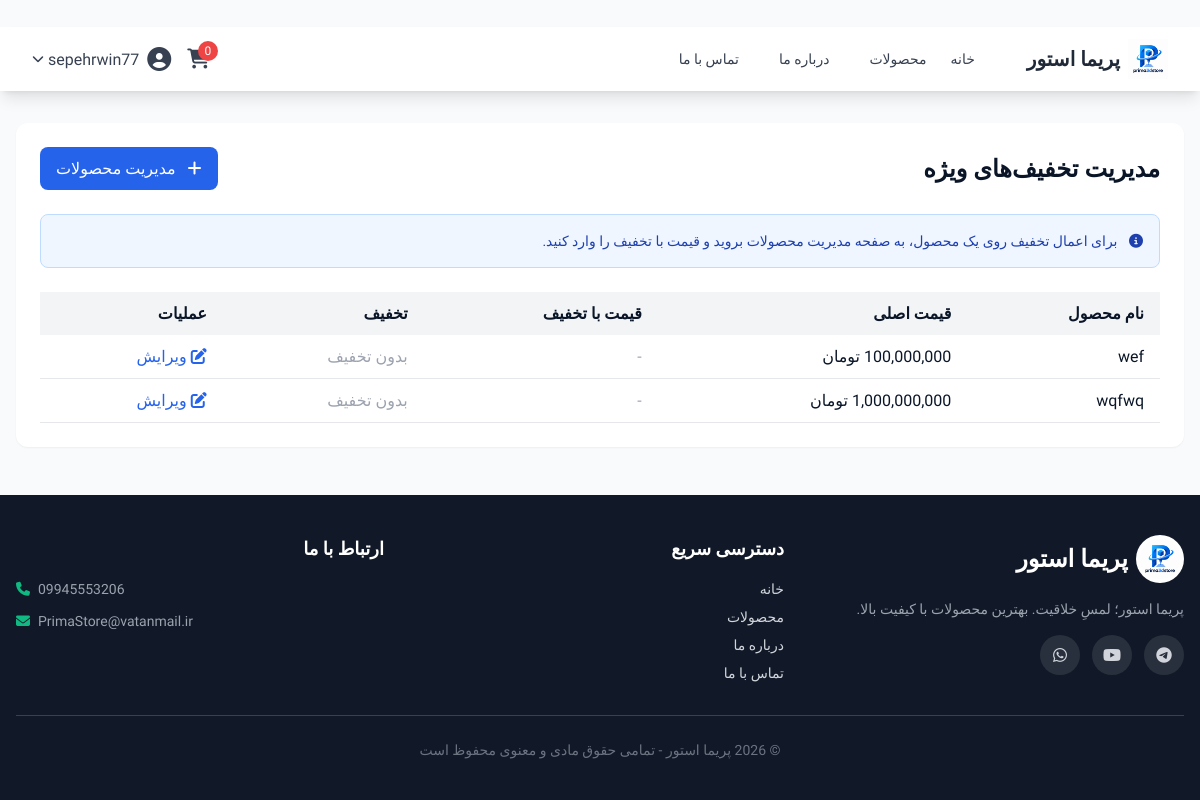
Before: /admin/discounts (signed in) with the older database file.
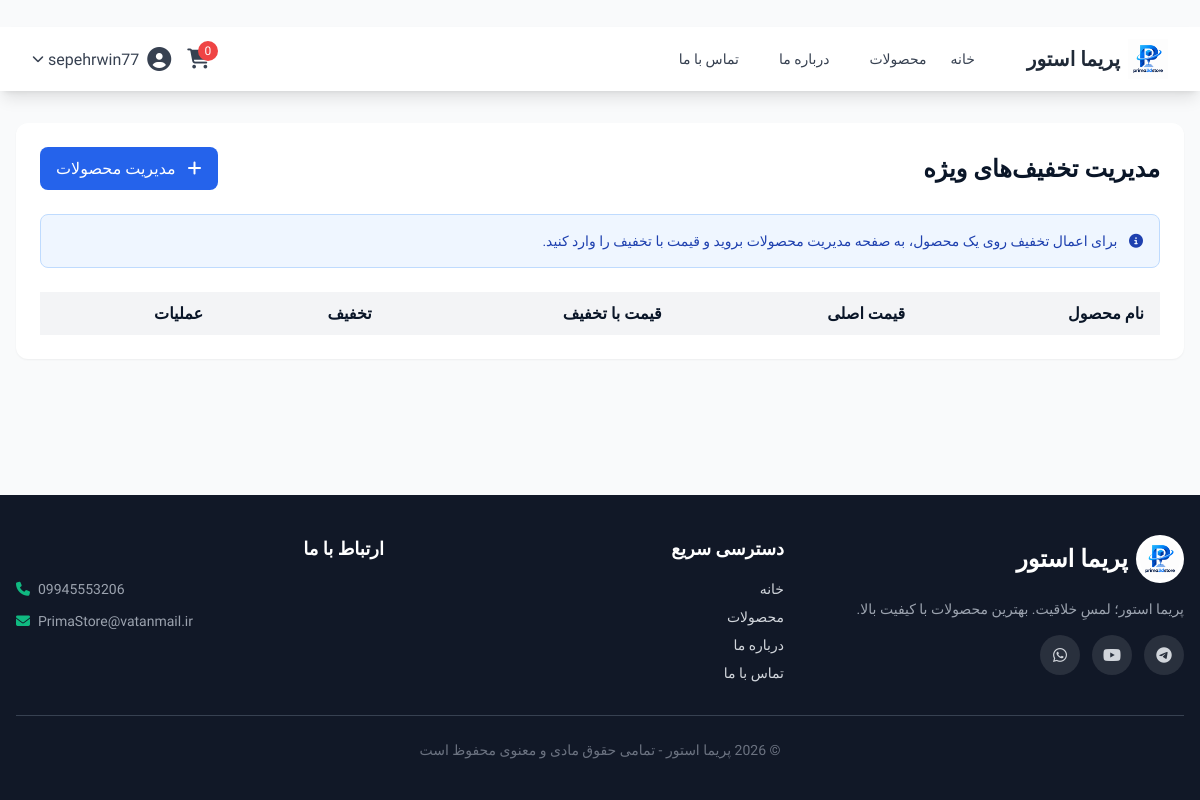
After: the same page with the newer database file.
### app/main.py (models this page shows)
class Product(db.Model):
    __tablename__ = 'products'
    id = db.Column(db.Integer, primary_key=True)
    name = db.Column(db.String(200), nullable=False)
    slug = db.Column(db.String(200), unique=True, nullable=False)
    description = db.Column(db.Text)
    price = db.Column(db.Numeric(10, 2), nullable=False)
    quantity = db.Column(db.Integer, default=0)
    category_id = db.Column(db.Integer, db.ForeignKey('categories.id'))
    user_id = db.Column(db.Integer, db.ForeignKey('users.id'))
    material = db.Column(db.String(100))
    color = db.Column(db.String(50), nullable=True)
    color_name = db.Column(db.String(50), nullable=True)
    is_available = db.Column(db.Boolean, default=True)
    status = db.Column(db.String(20), default='published')
    image_url = db.Column(db.String(300), nullable=True)
    discount_price = db.Column(db.Numeric(10, 2), nullable=True)
    sales_count = db.Column(db.Integer, default=0)
    view_count = db.Column(db.Integer, default=0)
    created_at = db.Column(db.DateTime, default=db.func.current_timestamp())

### app/main.py (the view)
@app.route('/admin/discounts')
@login_required
def admin_discounts():
    if not current_user.is_admin:
        flash('دسترسی غیرمجاز!', 'error')
        return redirect(url_for('index'))
    products = Product.query.order_by(Product.id.desc()).all()
    return render_template('admin/discounts.html', products=products)

### app/main.py (called while the page is built)
@login_manager.user_loader
def load_user(user_id):
    return User.query.get(int(user_id))

@app.template_filter('format_currency')
def format_currency(value):
    if value is None:
        return '۰ تومان'
    try:
        return f"{int(value):,} تومان"
    except:
        return '۰ تومان'

@app.context_processor
def inject_announcement():
    global announcement, announcement_link, announcement_page
    from datetime import datetime
    current_page = request.endpoint or ""
    show = False
    if announcement_page == "all":
        show = True
    elif announcement_page == "home" and current_page == "index":
        show = True
    elif announcement_page == "products" and current_page == "products":
        show = True
    elif announcement_page == "product" and current_page == "product_detail":
        show = True
    return {
        "announcement": announcement if show else None,
        "announcement_link": announcement_link if show else None,
        "now": datetime.now()
    }

### app/interfaces/templates/admin/discounts.html (shortened to what this page needs)
﻿{% extends "base.html" %}
{% block content %}
<div class="bg-white rounded-xl shadow-sm p-6">
    <div class="flex justify-between items-center mb-6">
        <h1 class="text-2xl font-bold">مدیریت تخفیف‌های ویژه</h1>
        <a href="/admin/products" class="bg-blue-600 text-white px-4 py-2 rounded-lg hover:bg-blue-700 transition">
            <i class="fas fa-plus ml-2"></i> مدیریت محصولات
        </a>
    </div>
    <div class="mb-6 p-4 bg-blue-50 rounded-lg border border-blue-200">
        <p class="text-sm text-blue-800">
            <i class="fas fa-info-circle ml-2"></i>
            برای اعمال تخفیف روی یک محصول، به صفحه مدیریت محصولات بروید و قیمت با تخفیف را وارد کنید.
        </p>
    </div>
    <div class="overflow-x-auto">
        <table class="w-full">
            <thead>
                <tr class="bg-gray-100">
                    <th class="px-4 py-3 text-right">نام محصول</th>
                    <th class="px-4 py-3 text-right">قیمت اصلی</th>
                    <th class="px-4 py-3 text-right">قیمت با تخفیف</th>
                    <th class="px-4 py-3 text-right">تخفیف</th>
                    <th class="px-4 py-3 text-right">عملیات</th>
                </tr>
            </thead>
            <tbody>
                {% for product in products %}
                <tr class="border-b hover:bg-gray-50">
                    <td class="px-4 py-3">{{ product.name }}</td>
                    <td class="px-4 py-3">{{ product.price|format_currency }}</td>
                    <td class="px-4 py-3">
                        {% if product.discount_price and product.discount_price < product.price %}
                            <span class="text-red-600 font-bold">{{ product.discount_price|format_currency }}</span>
                        {% else %}
                            <span class="text-gray-400">-</span>
                        {% endif %}
                    </td>
                    <td class="px-4 py-3">
                        {% if product.discount_price and product.discount_price < product.price %}
                            <span class="bg-green-100 text-green-800 px-2 py-1 rounded text-sm font-bold">
                                {{ ((product.price - product.discount_price) / product.price * 100)|round|int }}%
                            </span>
                        {% else %}
                            <span class="text-gray-400">بدون تخفیف</span>
                        {% endif %}
                    </td>
                    <td class="px-4 py-3">
                        <a href="/admin/products/edit/{{ product.id }}" class="text-blue-600 hover:text-blue-800">
                            <i class="fas fa-edit"></i> ویرایش
                        </a>
                    </td>
                </tr>
                {% endfor %}
            </tbody>
        </table>
    </div>
</div>
{% endblock %}

Changed rows visible on the page:
removed Product: name "wef", price "100,000,000 تومان", shows "بدون تخفیف"
removed Product: name "wqfwq", price "1,000,000,000 تومان", shows "بدون تخفیف"
